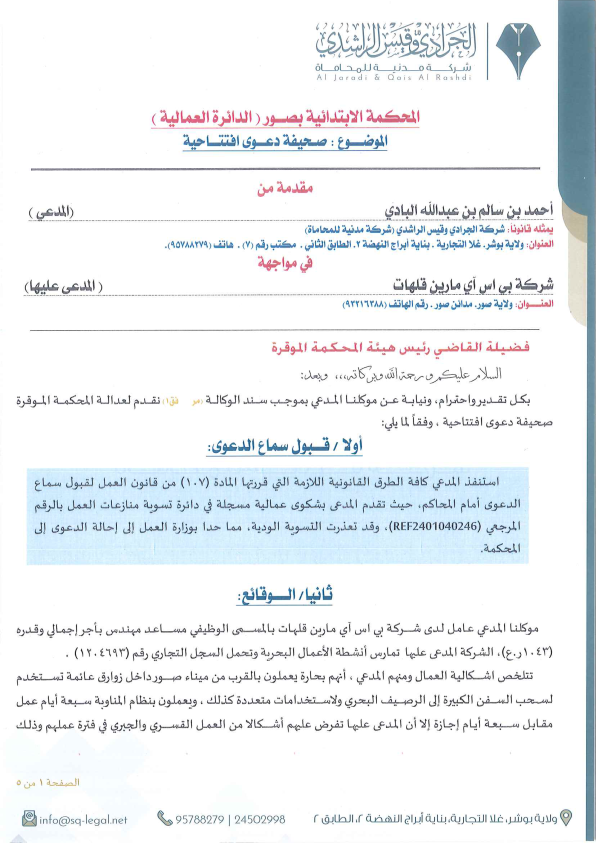
#> input picture backend/temp_images/page_1.png, 1191 x 1685 px (shown at 1/2 size)
$ python -i opencv_preprocessor.py   (imports and definitions only)
#> lines starting #> are read from the running program, lines starting #| are printed output that depends on the picture; after the words box and inside, x2 and y2 are one past the last pixel; in counts of white or black regions, pixels touching at a corner belong together
#> further down, picture is the input picture: shape (1685, 1191, 3); mean B, G, R 243.7, 241, 237.4
#!/usr/bin/env python3
"""
OpenCV Preprocessing for Arabic OCR
Improves OCR accuracy through image enhancement
"""

import cv2
import numpy as np
from pathlib import Path
from typing import Tuple, Optional
import subprocess
import tempfile
import os


# [17 lines left out: function pdf_to_images, not called in this run]


def deskew_image(image: np.ndarray, max_angle: float = 10.0) -> np.ndarray:
    """
    Correct document skew/rotation
    Uses Hough transform to detect text line angles
    """
#> called with max_angle = 10
    # Convert to grayscale
    if len(image.shape) == 3:
        gray = cv2.cvtColor(image, cv2.COLOR_BGR2GRAY)
    else:
        gray = image.copy()

    # Edge detection
    edges = cv2.Canny(gray, 50, 150, apertureSize=3)
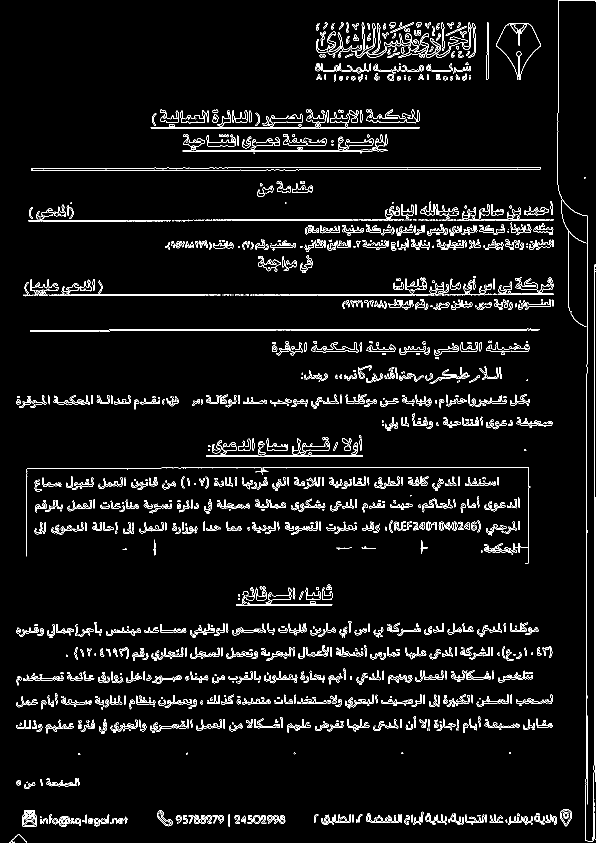
#> edges: shape (1685, 1191) (shown at 1/2 size); 4.6% white in thin lines or dots

    # Detect lines using Hough transform
    lines = cv2.HoughLinesP(edges, 1, np.pi/180, threshold=100,
                            minLineLength=100, maxLineGap=10)
#> lines = 229 rows, first 6: [1188, 1544, 1188, 849], [550, 660, 1076, 660], [434, 590, 928, 590], [57, 440, 423, 440], [1190, 1562, 1190, 994], [483, 588, 1015, 588]

    if lines is None:
        return image

    # Calculate average angle
    angles = []
    for line in lines:
        x1, y1, x2, y2 = line[0]
        angle = np.degrees(np.arctan2(y2 - y1, x2 - x1))
        if abs(angle) < max_angle:  # Only consider small angles
            angles.append(angle)
#> this loop made 229 passes
#> (x1, y1, x2, y2, angle) on passes 1 to 3: (1188, 1544, 1188, 849, -90), (550, 660, 1076, 660, 0), (434, 590, 928, 590, 0)
#> after the loop, angles = 214 values, max 1.22 at index 156, min -2.94 at index 199, mean -0.08

    if not angles:
        return image

    avg_angle = np.median(angles)
#> avg_angle = 0

    # Rotate image to correct skew
    (h, w) = image.shape[:2]
    center = (w // 2, h // 2)
    rotation_matrix = cv2.getRotationMatrix2D(center, avg_angle, 1.0)
#> rotation_matrix = [[1, 0, 0], [0, 1, 0]]

    # Calculate new image size to avoid cropping
    cos = np.abs(rotation_matrix[0, 0])
#> cos = 1
    sin = np.abs(rotation_matrix[0, 1])
#> sin = 0
    new_w = int((h * sin) + (w * cos))
#> new_w = 1191
    new_h = int((h * cos) + (w * sin))
#> new_h = 1685

    rotation_matrix[0, 2] += (new_w / 2) - center[0]
    rotation_matrix[1, 2] += (new_h / 2) - center[1]

    return cv2.warpAffine(image, rotation_matrix, (new_w, new_h),
                          flags=cv2.INTER_CUBIC,
                          borderMode=cv2.BORDER_REPLICATE)


def denoise_image(image: np.ndarray, strength: int = 10) -> np.ndarray:
    """
    Remove noise while preserving text edges
    Uses Non-local Means Denoising
    """
#> called with strength = 10
    if len(image.shape) == 3:
        return cv2.fastNlMeansDenoisingColored(image, None, strength, strength, 7, 21)
    else:
        return cv2.fastNlMeansDenoising(image, None, strength, 7, 21)


def enhance_contrast(image: np.ndarray, clip_limit: float = 2.0,
                     tile_size: int = 8) -> np.ndarray:
    """
    Enhance local contrast using CLAHE
    (Contrast Limited Adaptive Histogram Equalization)
    """
#> called with clip_limit = 2.5, tile_size = 8
    if len(image.shape) == 3:
        # Convert to LAB color space
        lab = cv2.cvtColor(image, cv2.COLOR_BGR2LAB)
#> lab: shape (1685, 1191, 3); mean of channels 0, 1, 2 241.1, 127.2, 126.5
        l, a, b = cv2.split(lab)
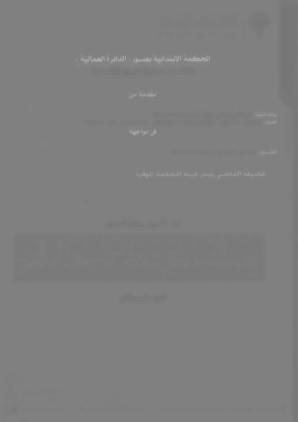
#> a: shape (1685, 1191) (shown at 1/4 size); min 109, max 179, mean 127.2

        # Apply CLAHE to L channel
        clahe = cv2.createCLAHE(clipLimit=clip_limit,
                                 tileGridSize=(tile_size, tile_size))
        l = clahe.apply(l)

        # Merge and convert back
        lab = cv2.merge([l, a, b])
#> lab: shape (1685, 1191, 3); mean of channels 0, 1, 2 236.9, 127.2, 126.5
        return cv2.cvtColor(lab, cv2.COLOR_LAB2BGR)
    else:
        clahe = cv2.createCLAHE(clipLimit=clip_limit,
                                 tileGridSize=(tile_size, tile_size))
        return clahe.apply(image)


def adaptive_binarize(image: np.ndarray,
                      block_size: int = 11,
                      c: int = 2) -> np.ndarray:
    """
    Adaptive binarization for uneven lighting
    Works well for scanned documents
    """
#> called with block_size = 15, c = 5
    if len(image.shape) == 3:
        gray = cv2.cvtColor(image, cv2.COLOR_BGR2GRAY)
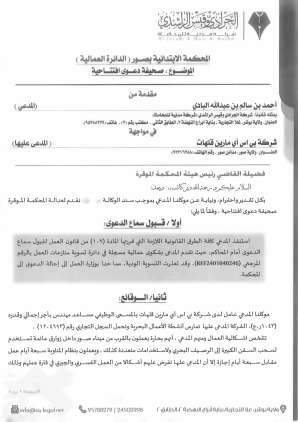
#> gray: shape (1685, 1191) (shown at 1/4 size); min 2, max 254, mean 235.2
    else:
        gray = image

    # Apply adaptive thresholding
    binary = cv2.adaptiveThreshold(
        gray, 255,
        cv2.ADAPTIVE_THRESH_GAUSSIAN_C,
        cv2.THRESH_BINARY,
        block_size, c
    )
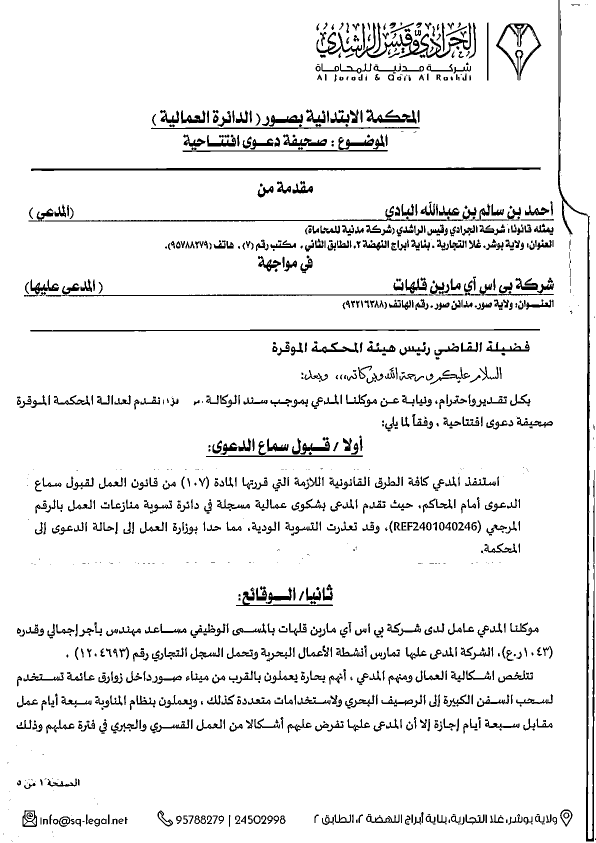
#> binary: shape (1685, 1191) (shown at 1/2 size); 93.1% white; 1309 black regions (394 under 20 px), largest, box (x1, y1, x2, y2) and area: (1116, 0, 1189, 1683) 8769, (62, 334, 1081, 342) 4560, (633, 45, 943, 116) 3689

    return binary


def remove_small_noise(image: np.ndarray, min_area: int = 50) -> np.ndarray:
    """
    Remove small noise blobs using morphological operations
    """
#> called with min_area = 30
    # Ensure binary image
    if len(image.shape) == 3:
        gray = cv2.cvtColor(image, cv2.COLOR_BGR2GRAY)
        _, binary = cv2.threshold(gray, 127, 255, cv2.THRESH_BINARY)
    else:
        binary = image.copy()

    # Find connected components
    num_labels, labels, stats, _ = cv2.connectedComponentsWithStats(
        255 - binary, connectivity=8
    )
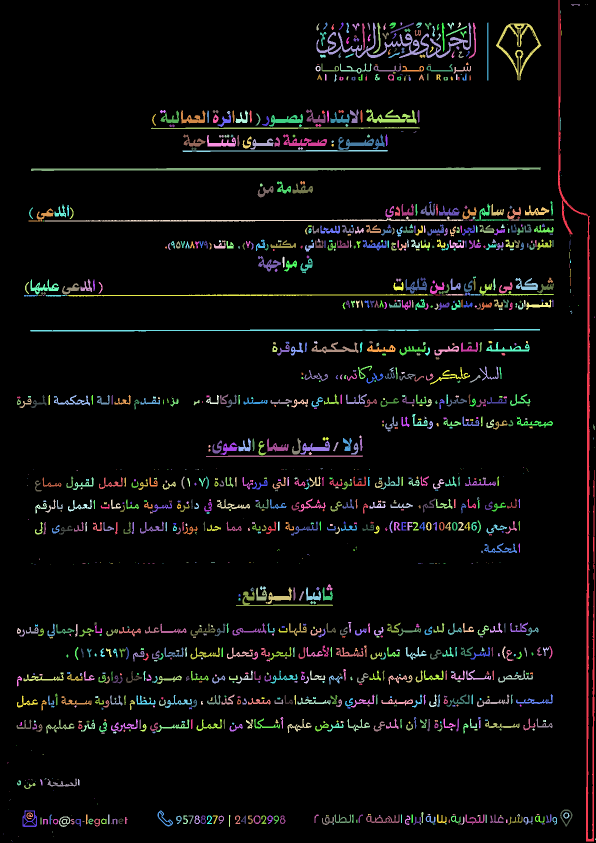
#> labels: shape (1685, 1191) int32 (shown at 1/2 size); 1310 distinct labels, from 0 to 1309; one colour per label, 0 black
#> num_labels = 1310; stats = 1310 rows, first 6: [0, 0, 1191, 1685, 1867493], [1116, 0, 73, 1683, 8769], [1142, 9, 18, 2, 26], [1170, 9, 1, 1, 1], [1174, 9, 1, 1, 1], [1120, 21, 1, 6, 6]

    # Create mask for large components only
    mask = np.zeros_like(binary)
    for i in range(1, num_labels):  # Skip background
        if stats[i, cv2.CC_STAT_AREA] >= min_area:
            mask[labels == i] = 255
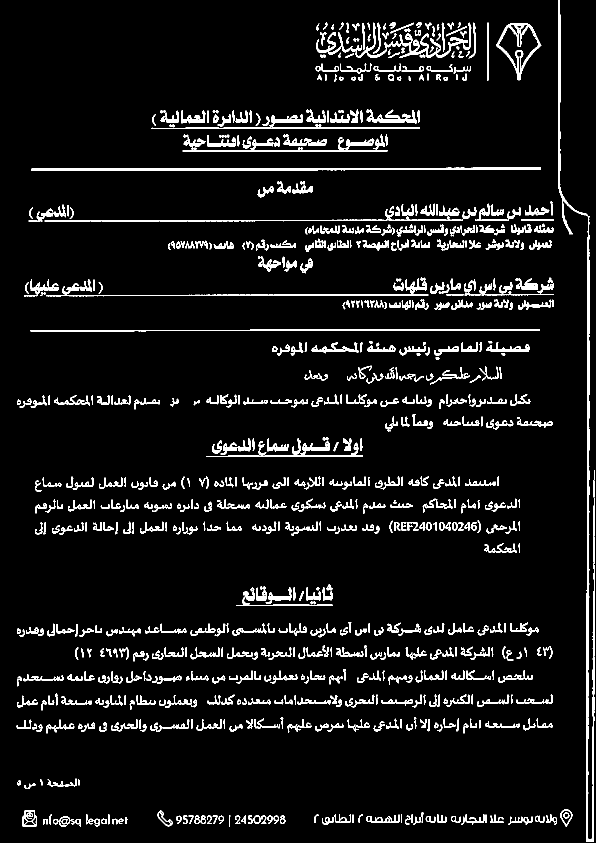
#> mask: shape (1685, 1191) (shown at 1/2 size); 6.6% white; 781 white regions, largest, box (x1, y1, x2, y2) and area: (1116, 0, 1189, 1683) 8769, (62, 334, 1081, 342) 4560, (633, 45, 943, 116) 3689

    return 255 - mask
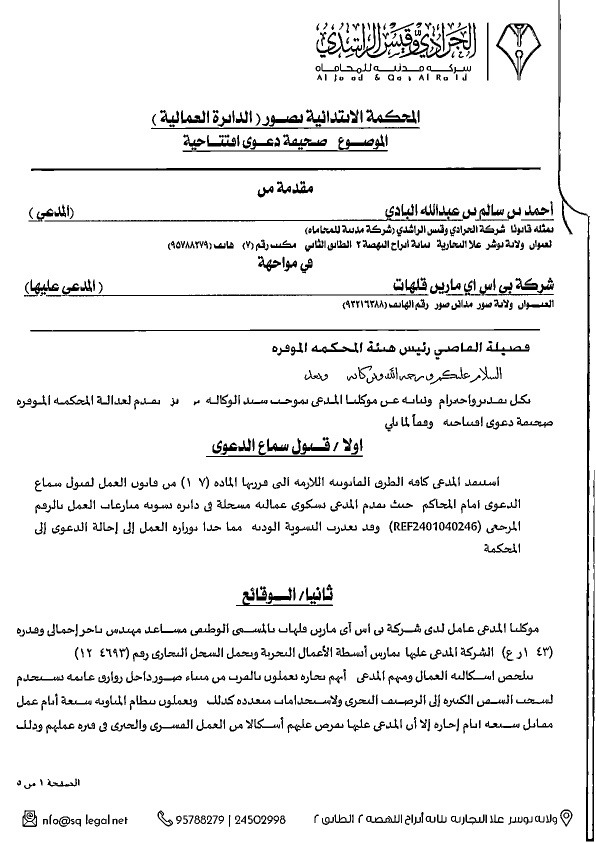
#> returned value: shape (1685, 1191) (shown at 1/2 size); 93.4% white; 781 black regions, largest, box (x1, y1, x2, y2) and area: (1116, 0, 1189, 1683) 8769, (62, 334, 1081, 342) 4560, (633, 45, 943, 116) 3689


def preprocess_for_ocr(image: np.ndarray,
                       do_deskew: bool = True,
                       do_denoise: bool = True,
                       do_contrast: bool = True,
                       do_binarize: bool = True) -> np.ndarray:
    """
    Complete preprocessing pipeline for OCR
    """
    result = image.copy()

    # Step 1: Deskew
    if do_deskew:
        result = deskew_image(result)

    # Step 2: Denoise
    if do_denoise:
        result = denoise_image(result, strength=10)

    # Step 3: Enhance contrast
    if do_contrast:
        result = enhance_contrast(result, clip_limit=2.5)

    # Step 4: Binarize
    if do_binarize:
        result = adaptive_binarize(result, block_size=15, c=5)
        result = remove_small_noise(result, min_area=30)

    return result


# [15 lines left out: function preprocess_pdf_for_ocr, not called in this run]


# [14 lines not run here, left out]

>>> import cv2
>>> picture = cv2.imread('temp_images/page_1.png')
>>> result = preprocess_for_ocr(picture)

$ run again, on backend/temp_images/page_3.png
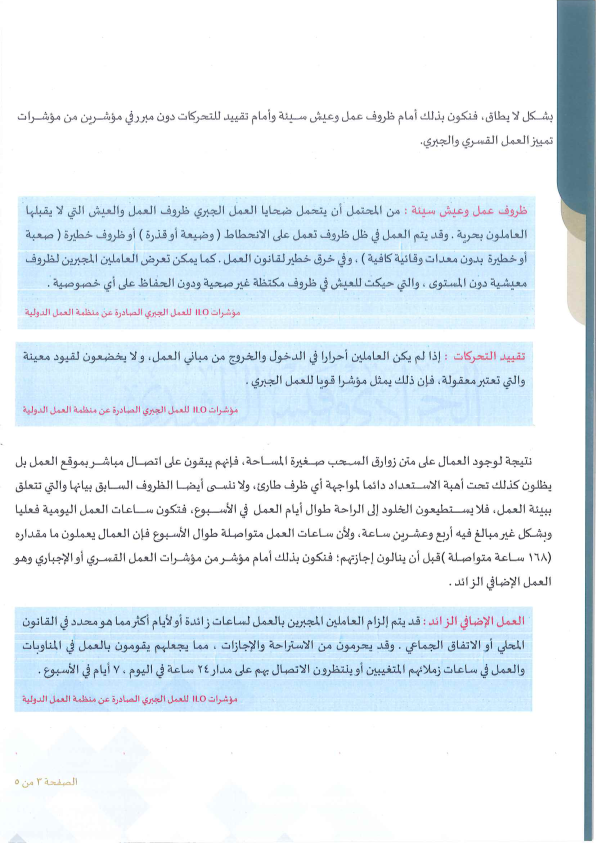
#> input picture backend/temp_images/page_3.png, 1191 x 1685 px (shown at 1/2 size)
#> picture is the input picture: shape (1685, 1191, 3); mean B, G, R 244.5, 238.4, 229
#> in deskew_image, `edges = cv2.Canny(gray, 50, 150, apertureSize=3)`:
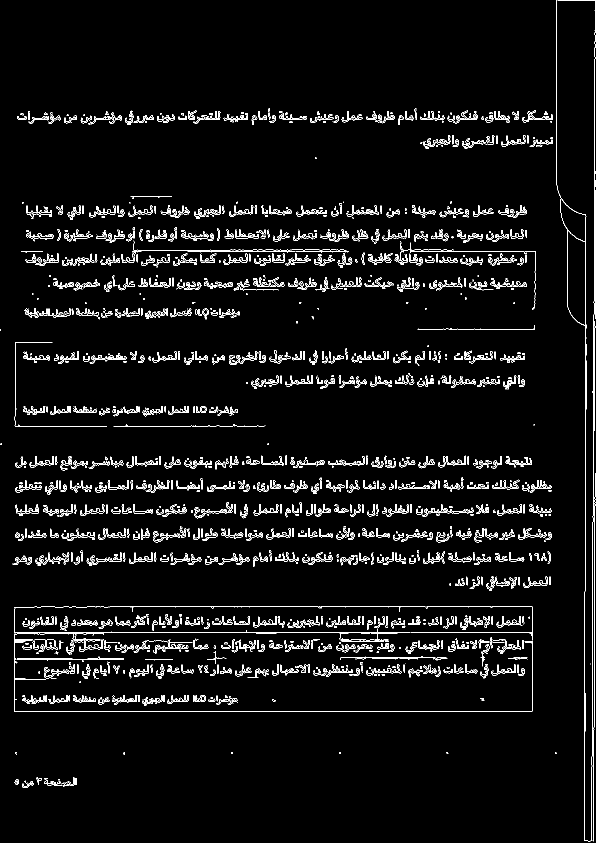
#> edges: shape (1685, 1191) (shown at 1/2 size); 4.2% white in thin lines or dots
#> lines = 264 rows, first 6: [174, 1213, 1064, 1213], [335, 1264, 1064, 1264], [434, 1422, 1064, 1422], [1189, 861, 1189, 642], [35, 236, 1113, 236], [234, 977, 643, 977]
#> the loop in deskew_image, `for line in lines:` made 264 passes
#> (x1, y1, x2, y2, angle) on passes 1 to 3: (174, 1213, 1064, 1213, 0), (335, 1264, 1064, 1264, 0), (434, 1422, 1064, 1422, 0)
#> after the loop in deskew_image, `for line in lines:`: angles = 244 values, max 1.25 at index 78, min -1.01 at index 182, mean -0.00806
#> avg_angle = 0
#> rotation_matrix = [[1, 0, 0], [0, 1, 0]]
#> cos = 1
#> sin = 0
#> new_w = 1191
#> new_h = 1685
#> binary: shape (1685, 1191); 94.3% white; 1650 black regions (809 under 20 px), largest, box (x1, y1, x2, y2) and area: (1114, 0, 1188, 1683) 10001, (1183, 328, 1189, 793) 1343, (1185, 1133, 1189, 1680) 731
#> labels: shape (1685, 1191) int32; 1651 distinct labels, from 0 to 1650
#> num_labels = 1651; stats = 1651 rows, first 6: [0, 0, 1191, 1685, 1893419], [1114, 0, 74, 1683, 10001], [1119, 0, 1, 1, 1], [1173, 0, 1, 1, 1], [1118, 9, 1, 2, 2], [1174, 9, 1, 1, 1]
#> in remove_small_noise, `return 255 - mask`:
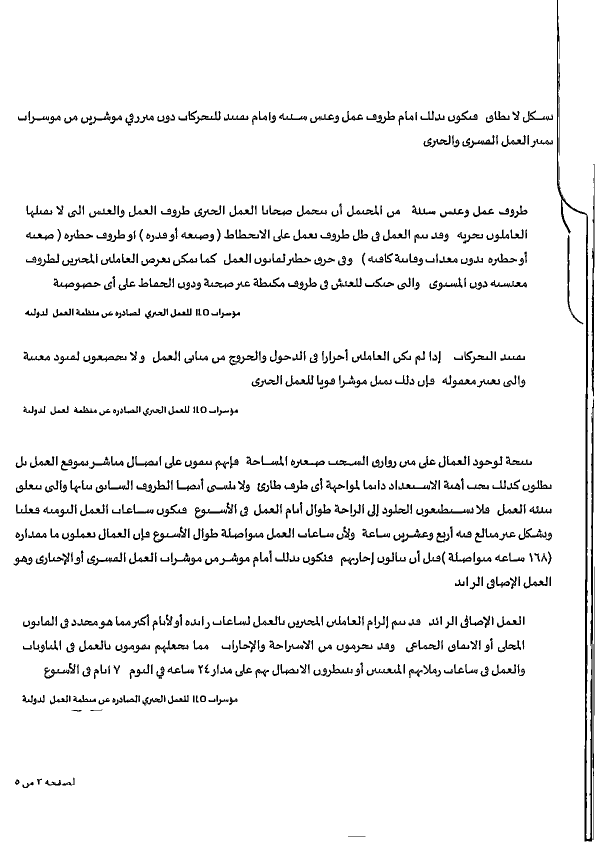
#> returned value: shape (1685, 1191) (shown at 1/2 size); 94.8% white; 677 black regions, largest, box (x1, y1, x2, y2) and area: (1114, 0, 1188, 1683) 10001, (1183, 328, 1189, 793) 1343, (1185, 1133, 1189, 1680) 731

$ run again, on backend/temp_images/page_4.png
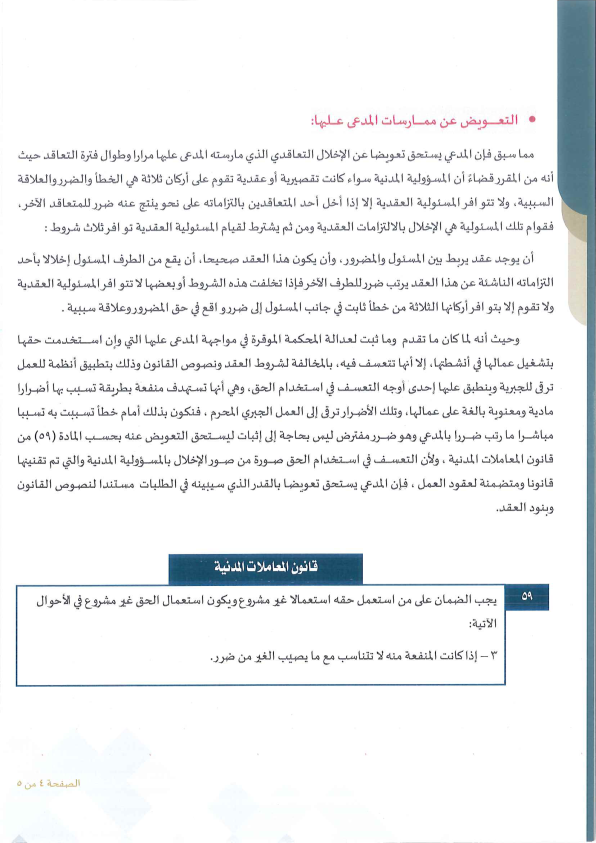
#> input picture backend/temp_images/page_4.png, 1191 x 1685 px (shown at 1/2 size)
#> picture is the input picture: shape (1685, 1191, 3); mean B, G, R 242.2, 241.1, 239.5
#> in deskew_image, `edges = cv2.Canny(gray, 50, 150, apertureSize=3)`:
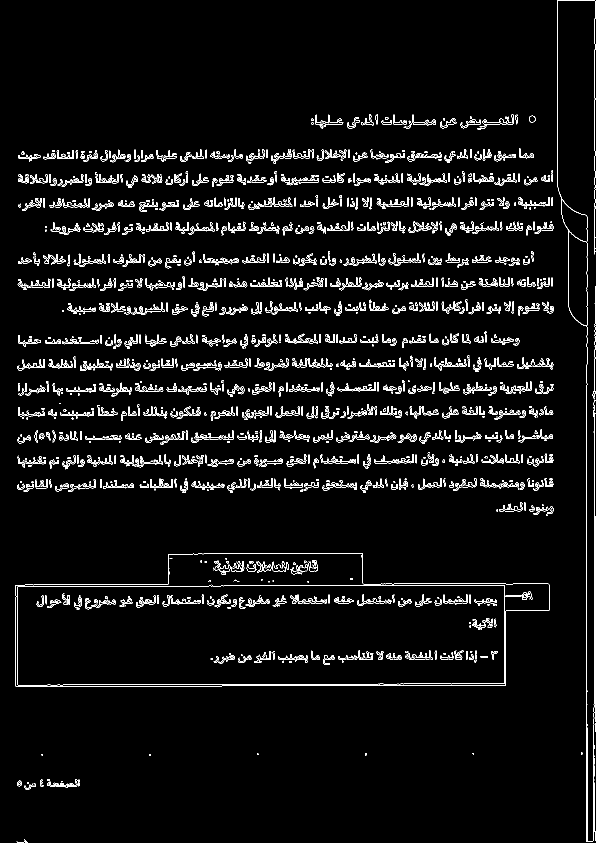
#> edges: shape (1685, 1191) (shown at 1/2 size); 4.1% white in thin lines or dots
#> lines = 276 rows, first 6: [1173, 1683, 1173, 729], [1189, 508, 1189, 355], [1188, 1436, 1188, 931], [1190, 1462, 1190, 1033], [442, 1171, 897, 1171], [444, 1371, 840, 1371]
#> the loop in deskew_image, `for line in lines:` made 276 passes
#> (x1, y1, x2, y2, angle) on passes 1 to 3: (1173, 1683, 1173, 729, -90), (1189, 508, 1189, 355, -90), (1188, 1436, 1188, 931, -90)
#> after the loop in deskew_image, `for line in lines:`: angles = 261 values, max 1.22 at index 148, min -1.1 at index 170, mean -0.0441
#> avg_angle = 0
#> rotation_matrix = [[1, 0, 0], [0, 1, 0]]
#> cos = 1
#> sin = 0
#> new_w = 1191
#> new_h = 1685
#> binary: shape (1685, 1191); 93.8% white; 1319 black regions (491 under 20 px), largest, box (x1, y1, x2, y2) and area: (32, 1107, 1099, 1374) 12321, (1115, 0, 1189, 1684) 8521, (425, 1117, 639, 1155) 3209
#> labels: shape (1685, 1191) int32; 1320 distinct labels, from 0 to 1319
#> num_labels = 1320; stats = 1320 rows, first 6: [0, 0, 1191, 1685, 1882861], [1115, 0, 74, 1684, 8521], [1165, 0, 1, 1, 1], [1162, 8, 2, 1, 2], [1167, 9, 1, 1, 1], [1151, 10, 1, 1, 1]
#> in remove_small_noise, `return 255 - mask`:
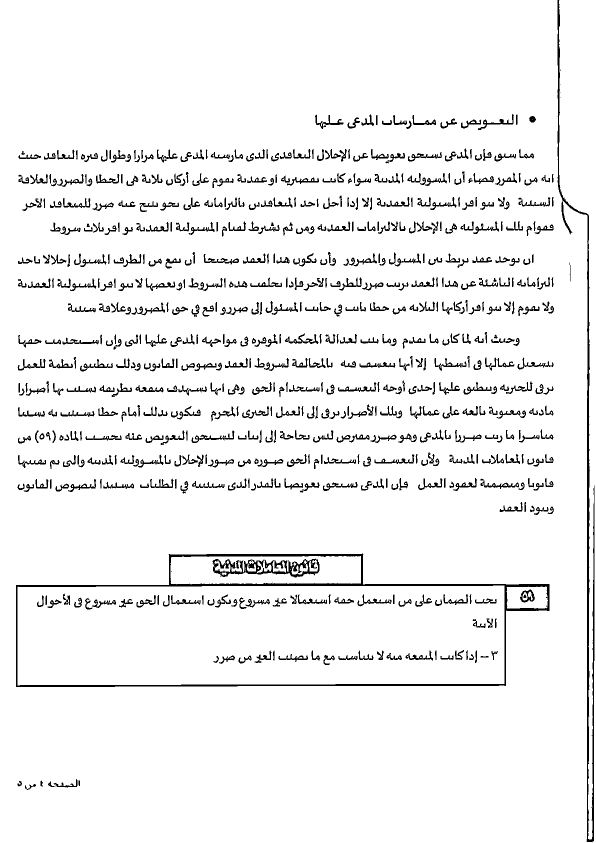
#> returned value: shape (1685, 1191) (shown at 1/2 size); 94.3% white; 655 black regions, largest, box (x1, y1, x2, y2) and area: (32, 1107, 1099, 1374) 12321, (1115, 0, 1189, 1684) 8521, (425, 1117, 639, 1155) 3209
